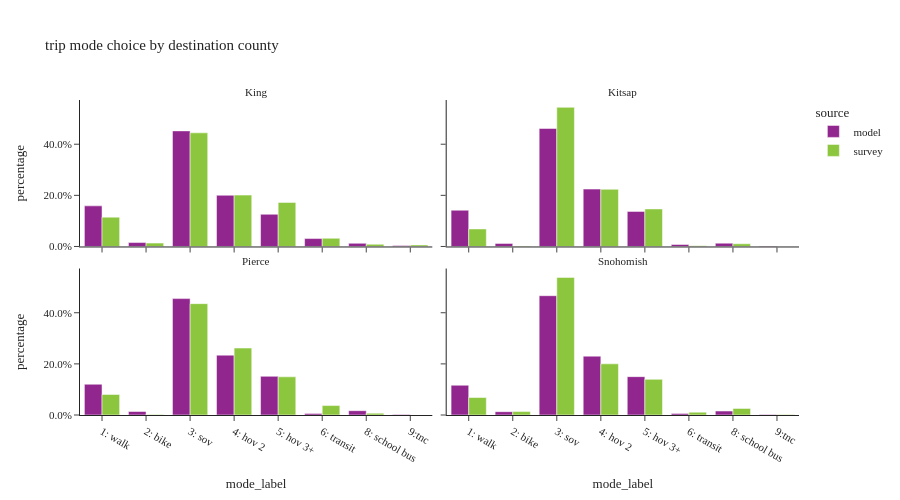

This figure's notebook cell:
### Code cell
df_trip = df_trip.filter(pl.col('CountyName').is_in(["King", "Kitsap", "Pierce", "Snohomish"]))
plot_mode_choice(df_trip,'CountyName', "trip mode choice by destination county")

### Figure 1 — Plotly figure (JSON) as saved in the notebook; plotly's stock layout.template omitted (floating-point values rounded to 4 significant figures)
{"data": [{"alignmentgroup": "True", "customdata": [[92165], [1203414], [2715483], [74683], [22826], [953799], [756553], [186086]], "hovertemplate": "source=model<br>CountyName=King<br>mode_label=%{x}<br>percentage=%{y}<br>sample_count=%{customdata[0]}<extra></extra>", "legendgroup": "model", "marker": {"color": "#91268F", "pattern": {"shape": ""}}, "name": "model", "offsetgroup": "model", "orientation": "v", "showlegend": true, "textposition": "auto", "type": "bar", "x": ["2: bike", "4: hov 2", "3: sov", "8: school bus", "9:tnc", "1: walk", "5: hov 3+", "6: transit"], "xaxis": "x3", "y": [0.01535, 0.2004, 0.4522, 0.01244, 0.003801, 0.1588, 0.126, 0.03099], "yaxis": "y3"}, {"alignmentgroup": "True", "customdata": [[7423], [286520], [1305], [88025], [8044], [85199], [139343], [4883]], "hovertemplate": "source=model<br>CountyName=Kitsap<br>mode_label=%{x}<br>percentage=%{y}<br>sample_count=%{customdata[0]}<extra></extra>", "legendgroup": "model", "marker": {"color": "#91268F", "pattern": {"shape": ""}}, "name": "model", "offsetgroup": "model", "orientation": "v", "showlegend": false, "textposition": "auto", "type": "bar", "x": ["2: bike", "3: sov", "9:tnc", "1: walk", "8: school bus", "5: hov 3+", "4: hov 2", "6: transit"], "xaxis": "x4", "y": [0.01196, 0.4616, 0.002102, 0.1418, 0.01296, 0.1373, 0.2245, 0.007866], "yaxis": "y4"}, {"alignmentgroup": "True", "customdata": [[315230], [4577], [28499], [12899], [35271], [487999], [250754], [949060]], "hovertemplate": "source=model<br>CountyName=Pierce<br>mode_label=%{x}<br>percentage=%{y}<br>sample_count=%{customdata[0]}<extra></extra>", "legendgroup": "model", "marker": {"color": "#91268F", "pattern": {"shape": ""}}, "name": "model", "offsetgroup": "model", "orientation": "v", "showlegend": false, "textposition": "auto", "type": "bar", "x": ["5: hov 3+", "9:tnc", "2: bike", "6: transit", "8: school bus", "4: hov 2", "1: walk", "3: sov"], "xaxis": "x", "y": [0.1512, 0.002196, 0.01367, 0.006189, 0.01692, 0.2341, 0.1203, 0.4553], "yaxis": "y"}, {"alignmentgroup": "True", "customdata": [[440755], [3565], [287130], [893248], [12200], [29586], [24809], [222912]], "hovertemplate": "source=model<br>CountyName=Snohomish<br>mode_label=%{x}<br>percentage=%{y}<br>sample_count=%{customdata[0]}<extra></extra>", "legendgroup": "model", "marker": {"color": "#91268F", "pattern": {"shape": ""}}, "name": "model", "offsetgroup": "model", "orientation": "v", "showlegend": false, "textposition": "auto", "type": "bar", "x": ["4: hov 2", "9:tnc", "5: hov 3+", "3: sov", "6: transit", "8: school bus", "2: bike", "1: walk"], "xaxis": "x2", "y": [0.2303, 0.001862, 0.15, 0.4666, 0.006373, 0.01546, 0.01296, 0.1165], "yaxis": "y2"}, {"alignmentgroup": "True", "customdata": [[1475], [324], [960], [37], [82], [65], [3319], [498], [1949]], "hovertemplate": "source=survey<br>CountyName=King<br>mode_label=%{x}<br>percentage=%{y}<br>sample_count=%{customdata[0]}<extra></extra>", "legendgroup": "survey", "marker": {"color": "#8CC63E", "pattern": {"shape": ""}}, "name": "survey", "offsetgroup": "survey", "orientation": "v", "showlegend": true, "textposition": "auto", "type": "bar", "x": ["4: hov 2", "2: bike", "5: hov 3+", "9:tnc", "8: school bus", null, "3: sov", "6: transit", "1: walk"], "xaxis": "x3", "y": [0.201, 0.01311, 0.1723, 0.00613, 0.008651, 0.007482, 0.4445, 0.03203, 0.1148], "yaxis": "y3"}, {"alignmentgroup": "True", "customdata": [[4], [19], [6], [123], [182], [340], [37], [4]], "hovertemplate": "source=survey<br>CountyName=Kitsap<br>mode_label=%{x}<br>percentage=%{y}<br>sample_count=%{customdata[0]}<extra></extra>", "legendgroup": "survey", "marker": {"color": "#8CC63E", "pattern": {"shape": ""}}, "name": "survey", "offsetgroup": "survey", "orientation": "v", "showlegend": false, "textposition": "auto", "type": "bar", "x": ["2: bike", "8: school bus", null, "5: hov 3+", "4: hov 2", "3: sov", "1: walk", "6: transit"], "xaxis": "x4", "y": [0.002055, 0.01055, 0.0008219, 0.1468, 0.2236, 0.5444, 0.06858, 0.003198], "yaxis": "y4"}, {"alignmentgroup": "True", "customdata": [[16], [14], [1], [12], [677], [165], [31], [364], [148]], "hovertemplate": "source=survey<br>CountyName=Pierce<br>mode_label=%{x}<br>percentage=%{y}<br>sample_count=%{customdata[0]}<extra></extra>", "legendgroup": "survey", "marker": {"color": "#8CC63E", "pattern": {"shape": ""}}, "name": "survey", "offsetgroup": "survey", "orientation": "v", "showlegend": false, "textposition": "auto", "type": "bar", "x": ["8: school bus", "2: bike", "9:tnc", null, "3: sov", "5: hov 3+", "6: transit", "4: hov 2", "1: walk"], "xaxis": "x", "y": [0.007012, 0.002179, 0.0001147, 0.02675, 0.4356, 0.1493, 0.03688, 0.2618, 0.08035], "yaxis": "y"}, {"alignmentgroup": "True", "customdata": [[30], [229], [36], [721], [3], [16], [11], [104], [326]], "hovertemplate": "source=survey<br>CountyName=Snohomish<br>mode_label=%{x}<br>percentage=%{y}<br>sample_count=%{customdata[0]}<extra></extra>", "legendgroup": "survey", "marker": {"color": "#8CC63E", "pattern": {"shape": ""}}, "name": "survey", "offsetgroup": "survey", "orientation": "v", "showlegend": false, "textposition": "auto", "type": "bar", "x": ["8: school bus", "5: hov 3+", "6: transit", "3: sov", "9:tnc", "2: bike", null, "1: walk", "4: hov 2"], "xaxis": "x2", "y": [0.02585, 0.1395, 0.01091, 0.5382, 0.00229, 0.01338, 0.001373, 0.06835, 0.2001], "yaxis": "y2"}], "layout": {"annotations": [{"font": {}, "showarrow": false, "text": "Pierce", "x": 0.245, "xanchor": "center", "xref": "paper", "y": 0.465, "yanchor": "bottom", "yref": "paper"}, {"font": {}, "showarrow": false, "text": "Snohomish", "x": 0.755, "xanchor": "center", "xref": "paper", "y": 0.465, "yanchor": "bottom", "yref": "paper"}, {"font": {}, "showarrow": false, "text": "King", "x": 0.245, "xanchor": "center", "xref": "paper", "y": 1.0, "yanchor": "bottom", "yref": "paper"}, {"font": {}, "showarrow": false, "text": "Kitsap", "x": 0.755, "xanchor": "center", "xref": "paper", "y": 1.0, "yanchor": "bottom", "yref": "paper"}], "barmode": "group", "font": {"size": 11}, "height": 500, "legend": {"title": {"text": "source"}, "tracegroupgap": 0}, "title": {"text": "trip mode choice by destination county"}, "width": 900, "xaxis": {"anchor": "y", "categoryorder": "category ascending", "domain": [0.0, 0.49], "dtick": 1, "title": {"text": "mode_label"}}, "xaxis2": {"anchor": "y2", "domain": [0.51, 1.0], "matches": "x", "title": {"text": "mode_label"}}, "xaxis3": {"anchor": "y3", "domain": [0.0, 0.49], "matches": "x", "showticklabels": false}, "xaxis4": {"anchor": "y4", "domain": [0.51, 1.0], "matches": "x", "showticklabels": false}, "yaxis": {"anchor": "x", "domain": [0.0, 0.465], "tickformat": ".1%", "title": {"text": "percentage"}}, "yaxis2": {"anchor": "x2", "domain": [0.0, 0.465], "matches": "y", "showticklabels": false, "tickformat": ".1%"}, "yaxis3": {"anchor": "x3", "domain": [0.535, 1.0], "matches": "y", "tickformat": ".1%", "title": {"text": "percentage"}}, "yaxis4": {"anchor": "x4", "domain": [0.535, 1.0], "matches": "y", "showticklabels": false, "tickformat": ".1%"}}}
